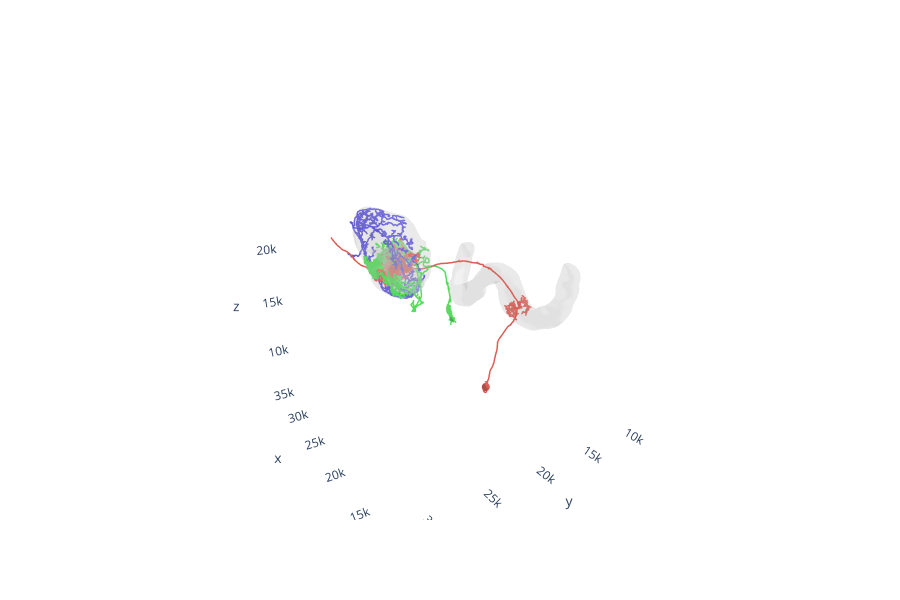

Notebook source saved alongside this figure:
### Code cell
navis.plot3d(
     [epg_skeletons[0], el_skeletons[6], er4d_skeletons[3], eb, pb, gall],
    legend=False)

### Figure 1 — Plotly figure (JSON) as saved in the notebook; plotly's stock layout.template omitted (floating-point values rounded to 4 significant figures; data arrays with more than 128 entries replaced by an {"elided": "..."} marker saying what was removed)
{"data": [{"hoverinfo": "none", "hovertext": " ", "legendgroup": "416642425", "legendgrouptitle": {"text": "416642425"}, "line": {"color": "rgb(219,94,86)", "dash": "solid", "width": 3}, "mode": "lines", "name": "EPG(PB08)_R4 (416642425)", "opacity": 1, "showlegend": true, "type": "scatter3d", "x": {"elided": "14602 float values"}, "y": {"elided": "14602 float values"}, "z": {"elided": "14602 float values"}}, {"color": "rgb(219,94,86)", "hoverinfo": "name", "i": {"elided": "320 int values"}, "j": {"elided": "320 int values"}, "k": {"elided": "320 int values"}, "legendgroup": "416642425", "showlegend": false, "type": "mesh3d", "x": {"elided": "162 float values"}, "y": {"elided": "162 float values"}, "z": {"elided": "162 float values"}}, {"hoverinfo": "none", "hovertext": " ", "legendgroup": "1036753721", "legendgrouptitle": {"text": "1036753721"}, "line": {"color": "rgb(86,219,94)", "dash": "solid", "width": 3}, "mode": "lines", "name": "EL(EQ5)_L (1036753721)", "opacity": 1, "showlegend": true, "type": "scatter3d", "x": {"elided": "17812 float values"}, "y": {"elided": "17812 float values"}, "z": {"elided": "17812 float values"}}, {"color": "rgb(86,219,94)", "hoverinfo": "name", "i": {"elided": "320 int values"}, "j": {"elided": "320 int values"}, "k": {"elided": "320 int values"}, "legendgroup": "1036753721", "showlegend": false, "type": "mesh3d", "x": {"elided": "162 float values"}, "y": {"elided": "162 float values"}, "z": {"elided": "162 float values"}}, {"hoverinfo": "none", "hovertext": " ", "legendgroup": "1167295872", "legendgrouptitle": {"text": "1167295872"}, "line": {"color": "rgb(94,86,219)", "dash": "solid", "width": 3}, "mode": "lines", "name": "ER4d(ring)_L (1167295872)", "opacity": 1, "showlegend": true, "type": "scatter3d", "x": {"elided": "7656 float values"}, "y": {"elided": "7656 float values"}, "z": {"elided": "7656 float values"}}, {"color": "rgba(216,216,216,0.2)", "hoverinfo": "none", "i": {"elided": "29702 int values"}, "j": {"elided": "29702 int values"}, "k": {"elided": "29702 int values"}, "name": "EB", "showlegend": false, "type": "mesh3d", "x": {"elided": "14851 float values"}, "y": {"elided": "14851 float values"}, "z": {"elided": "14851 float values"}}, {"color": "rgba(216,216,216,0.2)", "hoverinfo": "none", "i": {"elided": "26950 int values"}, "j": {"elided": "26950 int values"}, "k": {"elided": "26950 int values"}, "name": "PB", "showlegend": false, "type": "mesh3d", "x": {"elided": "13477 float values"}, "y": {"elided": "13477 float values"}, "z": {"elided": "13477 float values"}}, {"color": "rgba(216,216,216,0.2)", "hoverinfo": "none", "i": {"elided": "2710 int values"}, "j": {"elided": "2710 int values"}, "k": {"elided": "2710 int values"}, "name": "GA(R)", "showlegend": false, "type": "mesh3d", "x": {"elided": "1357 float values"}, "y": {"elided": "1357 float values"}, "z": {"elided": "1357 float values"}}], "layout": {"autosize": true, "height": 600, "legend": {"bgcolor": "rgba(0,0,0,0)", "orientation": "v"}, "paper_bgcolor": "rgba(0,0,0,0)", "plot_bgcolor": "rgba(0,0,0,0)", "scene": {"aspectmode": "data", "aspectratio": {"x": 1, "y": 1, "z": 1}, "camera": {"eye": {"x": -1.743, "y": 1.071, "z": 0.71}, "up": {"x": 0, "y": 0, "z": 1}}, "xaxis": {"backgroundcolor": "rgb(240, 240, 240)", "gridcolor": "rgb(255, 255, 255)", "showbackground": false, "showgrid": false, "showline": false, "zerolinecolor": "rgb(255, 255, 255)"}, "yaxis": {"backgroundcolor": "rgb(240, 240, 240)", "gridcolor": "rgb(255, 255, 255)", "showbackground": false, "showgrid": false, "showline": false, "zerolinecolor": "rgb(255, 255, 255)"}, "zaxis": {"backgroundcolor": "rgb(240, 240, 240)", "gridcolor": "rgb(255, 255, 255)", "showbackground": false, "showgrid": false, "showline": false, "zerolinecolor": "rgb(255, 255, 255)"}}, "showlegend": false}}
